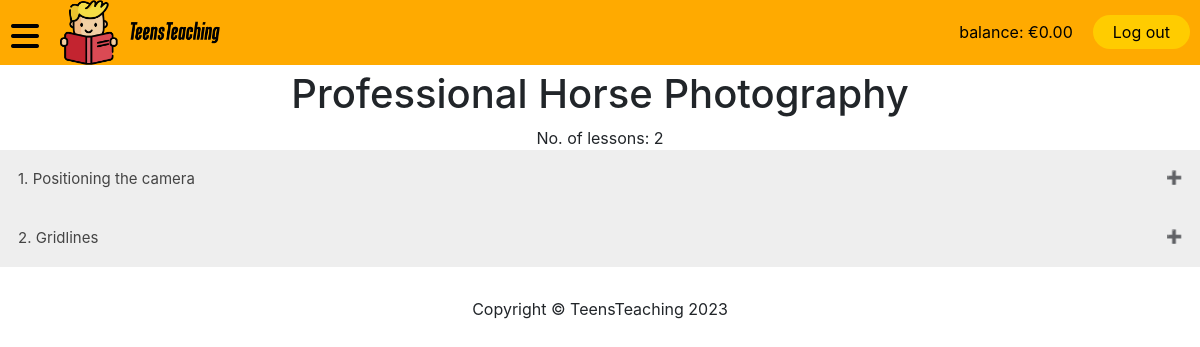
The app's page /course/view.php?id=1 (signed in) with its own data.
### tables this page shows
CREATE TABLE `teachers` (
  `id` int(11) NOT NULL,
  `email` varchar(320) NOT NULL,
  `password` varchar(255) NOT NULL,
  `credit` decimal(6,2) NOT NULL DEFAULT 0.00
);

CREATE TABLE `courses` (
  `id` int(11) NOT NULL,
  `teacher_id` int(11) NOT NULL,
  `course_subject` varchar(250) NOT NULL,
  `course_type` varchar(250) NOT NULL,
  `course_difficulty` varchar(250) NOT NULL,
  `course_name` varchar(250) NOT NULL,
  `course_description` text DEFAULT NULL,
  `course_intro_video` varchar(500) DEFAULT NULL,
  `course_price` decimal(6,2) NOT NULL DEFAULT 0.00,
  `json_blob` longtext DEFAULT NULL CHECK (json_valid(`json_blob`)),
  `creation_date` datetime NOT NULL DEFAULT current_timestamp()
);

### course/view.php (the view, shortened to what this page needs)
<?php
$course_id = test_input($_GET['id']);
$config = include($_SERVER["DOCUMENT_ROOT"] . "/teensteaching/config.php");
$mysqli = new mysqli($config['db_host'], $config['db_username'], $config['db_password'], $config['db_database']);
$qry = "SELECT * FROM Courses WHERE id = '$course_id' LIMIT 1";
$result = $mysqli->query($qry);
$course = mysqli_fetch_array($result);
$course_lessons = json_decode($course['json_blob'], true);
$lesson_count = count($course_lessons);
function test_input($data) {
  $data = trim($data);
  $data = stripslashes($data);
  $data = htmlspecialchars($data);
  return $data;
}
?>
<!DOCTYPE html>
<html lang="en">
<head>
    <?php include '../partials/stylesheets.php'; ?>
</head>
<body>
    <?php include '../partials/nav.php'; ?>
    <h1><?php echo $course['course_name']; ?></h1>
    <?php
    echo "<p class='lesson-count'>No. of lessons: $lesson_count</p>";
    if (is_array($course_lessons) || is_object($course_lessons)){
      $count = 1;
      foreach($course_lessons as $item){
        echo "<button type='button' class='collapsible'>".$count.". ".$item['title']."</button>";
        $count += 1;
      }
    }
    ?>
    <?php include '../partials/footer.php'; ?>
</body>
</html>

### partials/nav.php (shortened to what this page needs)
<nav>
    <div class="nav-color">
        <div class="flex">
            <a href="#" class="burger" href="javascript:void(0);" onclick="myFunction()"><i id="burger" class="fa-solid fa-bars fa-2x fa-fw"></i></a>
            <a href="/teensteaching"><img src="/teensteaching/static/images/icon2.png" alt=""></a>
        </div>
        <?php
        echo "<div class='flex'>";
        if (!isset($_SESSION['email'])) {
            $home_or_dashboard = "Home";
            echo '<a href="/teensteaching/login" class="sign-in">Sign in</a>';
        } else {
            $mysqli = new mysqli($config['db_host'], $config['db_username'], $config['db_password'], $config['db_database']);
            if (!$mysqli->connect_error) {
                if ($_SESSION['type'] == 'teacher') {
                    $table = 'Teachers';
                } else {
                    $table = 'Users';
                }
                $id = $_SESSION['id'];
                $qry = "SELECT credit FROM $table WHERE id = '$id' LIMIT 1";
                $nav_result = $mysqli->query($qry);
                if ($nav_result) {
                    if (mysqli_num_rows($nav_result) > 0) {
                        $row = mysqli_fetch_array($nav_result);
                        echo '<a id="balance" href="/teensteaching/balance">balance: €' . $row['credit'] . '</a>';
                    } else {
                        die("BalanceError: loc: nav");
                    }
                }
            }
            echo '<a href="/teensteaching/logout" class="sign-in">Log out</a>';
        }
        echo "</div>";
        ?>
    </div>
</nav>

### static/style.css (style rules this page uses)
*, *::before, *::after { box-sizing: border-box; }
body { margin: 0; padding-top: 70px; }
body h1 { text-align: center; }
nav { top: 0; width: 100%; overflow: visible; position: fixed; z-index: 99; }
.nav-color { background-color: #FFAA00; margin: 0; display: flex; justify-content: space-between; }
nav img { max-width: 160px; margin: auto 10px; }
nav a { text-decoration: none; color: black; display: block; }
nav .flex { display: flex; }
.burger { margin-top: 10px; }
.burger i { margin: 10px 5px; }
.sign-in { padding: 5px 20px; background-color: #FFCC00; border-radius: 50px; }
#balance, .sign-in { height: fit-content; margin: auto 10px; }
.collapsible { background-color: #eee; color: #444; cursor: pointer; padding: 18px; width: 100%; border: none; text-align: left; outline: none; font-size: 15px; }
.collapsible:after { content: '\02795'; font-size: 13px; color: white; float: right; margin-left: 5px; }
.lesson-count { width: fit-content; margin: auto; }

### records on screen
teachers: credit "0.00"
courses: course_name "Professional Horse Photography", json_blob "2", title "Positioning the camera"

### other values on screen
$item['title'] "Gridlines"
